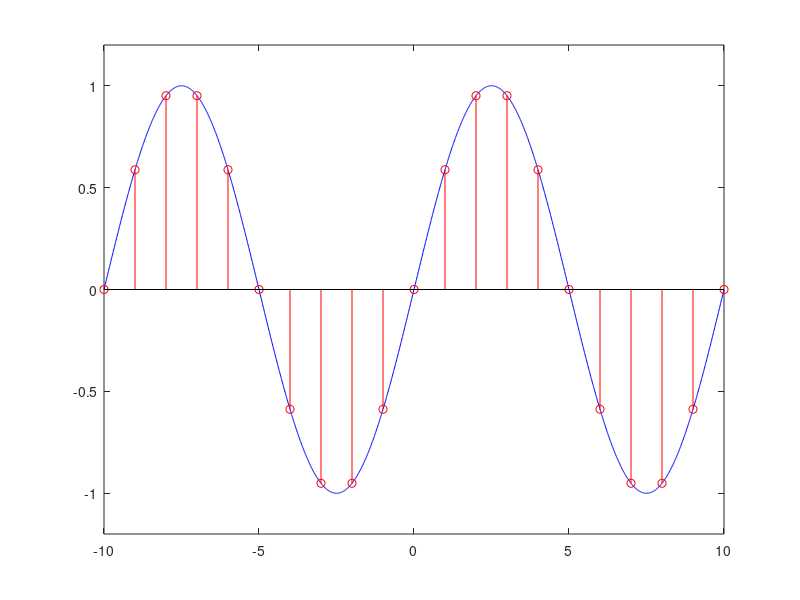
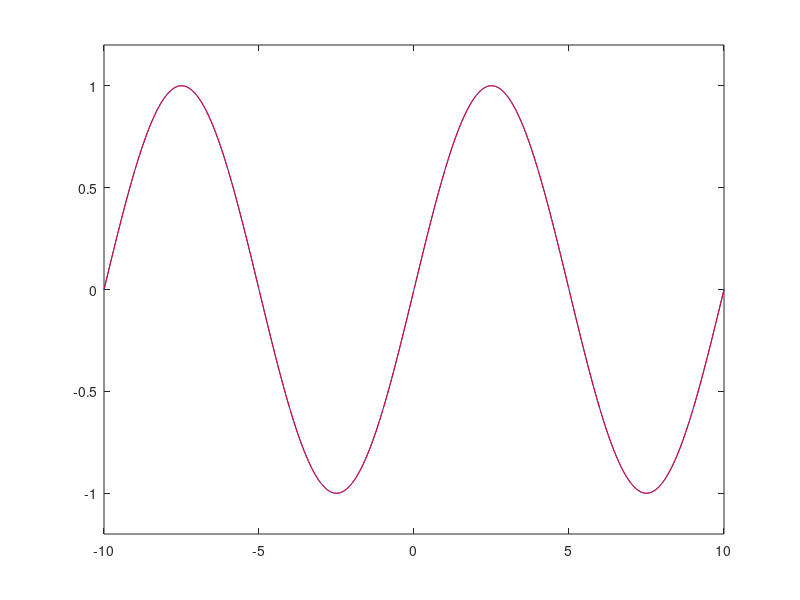

The MATLAB source for these figures, in order:
clc;clear;close all;

f=0.1;

t=-10:0.01:10;
x_ct=sin(2*pi*f*t);

n=-10:1:10;
x_dt=sin(2*pi*f*n);

x_r=0;
for k=-1000:1:1000;   % try to change the range of k, and observe the difference.
x_1=sin(2*pi*f*k)*sin(pi*(t-k))./(pi*(t-k));
x_r=x_1+x_r;
end


figure(1)
plot(t,x_ct,'b')
hold on
stem(n,x_dt,'r')
axis([-10,10,-1.2, 1.2])

figure(2)
plot(t,x_ct+0.00,'b')
hold on
plot(t,x_r,'r')
axis([-10,10,-1.2, 1.2])







